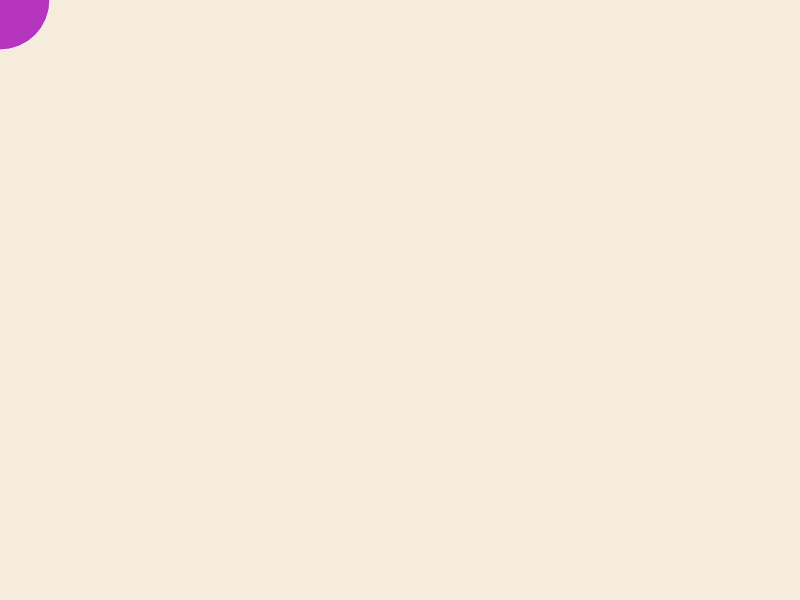
Frame 1 (no input)
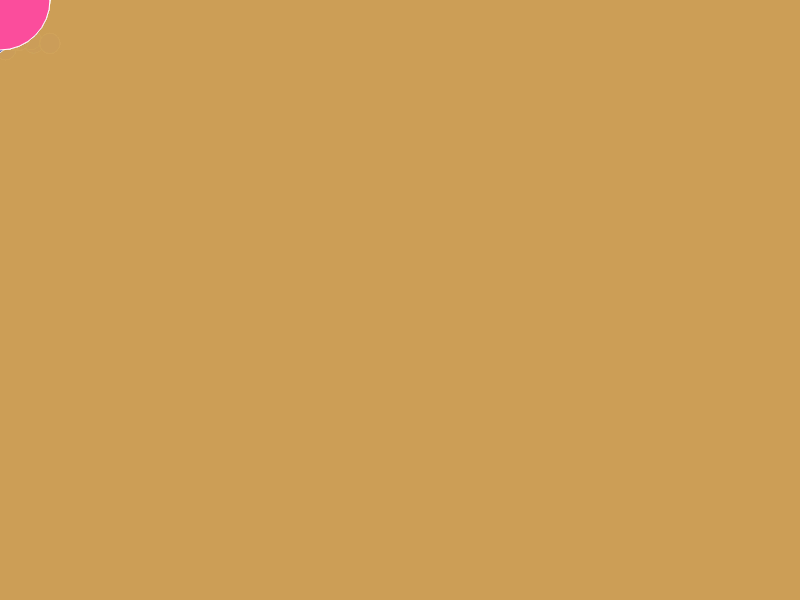
Frame 60 (no input)
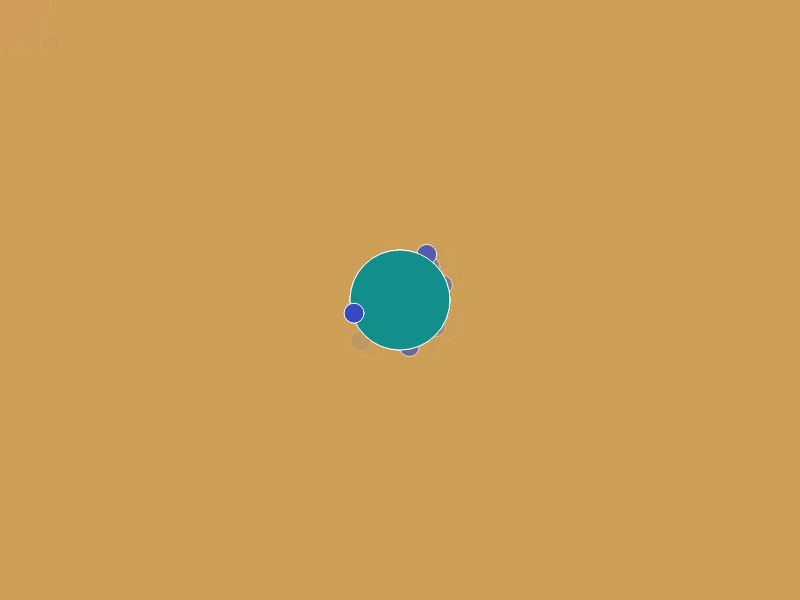
Frame 120 (the mouse pressed at the canvas centre since frame 60)

The p5.js sketch that drew these frames (run headless with seeded random() and noise() and a simulated clock; from frame 60 on, the mouse is pressed at the canvas centre):

// p5.js sketch
// ── sketch.js
function setup() {
  // this is a comment
  createCanvas(800, 600); // width and height
}

function draw() {
  // donald trump's hair:
  background(202, 159, 90, 50); // red, green, blue, alpha
  stroke(255, 255, 255);
  fill(random(0, 255), random(0, 255), random(0, 255));
  ellipse(mouseX, mouseY, 100, 100); // painter's algorithm
  fill(55, 74, 192);
  ellipse(mouseX+random(-50, 50), mouseY+random(-50,50), 20, 20);
}
